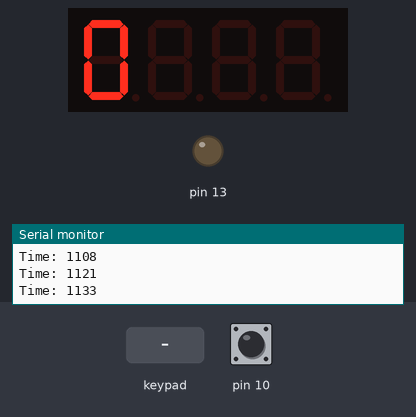
This sketch was run on a simulated Arduino Uno, built with avr-gcc and run on an emulated ATmega328P. Shown: 4-digit seven-segment display, output pins drawn as LEDs (lit = HIGH), the last lines printed to the serial monitor. Wiring (inferred from the signals the program sends): 4×4 keypad with keys 1 2 3 A 4 5 6 B 7 8 9 C * 0 # D (labels assumed): rows pin 2, pin 3, pin 4, pin 5; columns A0, A1, A2, A3. Inputs (shaded band) come from the test bench; at power-on: pin 10 HIGH. Pins used as bus, display or sensor lines are not drawn.

Above: at 1.2 s.
1.3 s: keypad keys 1 2 * pressed 0.4 s apart
At 2.5 s:
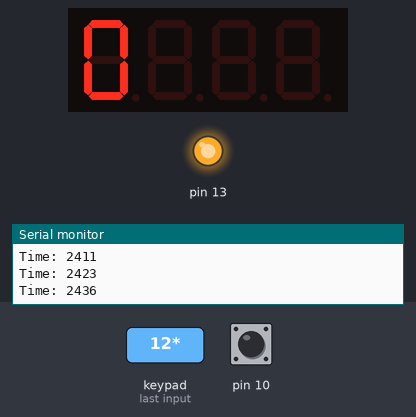
4.0 s: key '#' pressed
At 4.3 s:
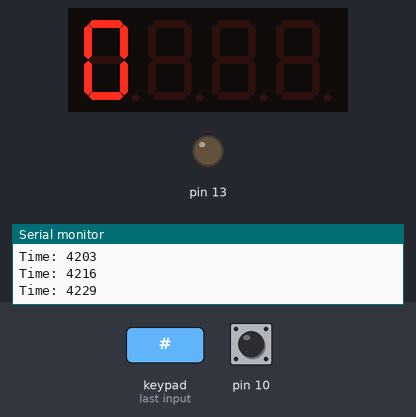
5.5 s: key '*' pressed
At 6.5 s:
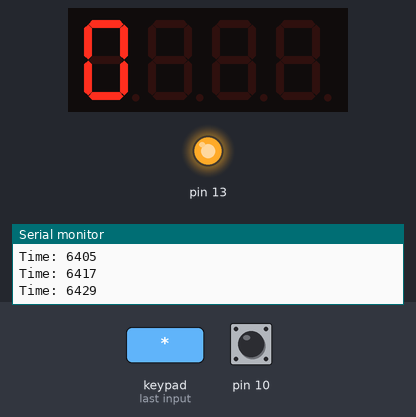
Timing chart, 0 to 8.5 s (numbered marks = the images above; inputs shaded):
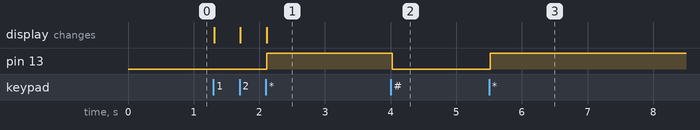

Measured:
- after the input at 1.3 s, pin 13: LOW → HIGH after 0.81 s; the display: first changes at once (image 1 shows a later state)
- after the input at 4.0 s, pin 13: HIGH → LOW at once
- after the input at 5.5 s, pin 13: LOW → HIGH at once

The sketch:

water_feb25a.ino
```cpp
#include "TM1637.h" // Подключаем библиотеку
#define CLK 11 // К этому пину подключаем CLK
#define DIO 12 // К этому пину подключаем DIO

TM1637  disp(CLK,DIO);
int     Button = 0;
boolean Button_Trigger = true;
boolean Keyboard_State = false;
int     Work_State = 0; // 0 - Ожидание ввода, 1 - Работа, 2 - Пауза/Выполнено.
boolean Display_Active = true;
boolean Display_Trigger = true;
int     Display = 0;
int     Limit = 0;
int     Count = 0;
boolean Pause_Trigger = false;
int     Pause_Counter = 0;
boolean Load_Trigger = true;
boolean Load_Active = false;
boolean Meter_Trigger = false;
long int Meter_Counter = 0;
boolean Meter_State = false;
boolean Meter_Impulse = false;
int     Time = 0;
int     Old_Time = 0;
unsigned long time;


////////////////////////////////////////////////////////////////////////////
// Функции
////////////////////////////////////////////////////////////////////////////

boolean Press_Digital_Button(){
  if ((Keyboard_State)&&(Button_Trigger)&&(Button < 10)){
    Button_Trigger = false;
    return true;} else return false;}

boolean Press_Star_Button(){
  if ((Keyboard_State)&&(Button_Trigger)&&(Button == 14)){
    Button_Trigger = false;
    return true;} else return false;}

boolean Press_Sharp_Button(){
  if ((Keyboard_State)&&(Button_Trigger)&&(Button == 15)){
    Button_Trigger = false;
    return true;} else return false;}

boolean Press_D_Button(){
  if ((Keyboard_State)&&(Button_Trigger)&&(Button == 13)){
    Button_Trigger = false;
    return true;} else return false;}

void Display_On(){
  Display_Active = true;
  Display_Trigger = true;}

void Display_Off(){
  Display_Active = false;
  Display_Trigger = true;}

void Display_Inverting(){
  Display_Active = !Display_Active;
  Display_Trigger = true;}

void Display_Print(long int Digit){
  Display = Digit;
  Display_Trigger = true;}

void Load_On(){
  Load_Active = true;
  Load_Trigger = true;}

void Load_Off(){
  Load_Active = false;
  Load_Trigger = true;}

////////////////////////////////////////////////////////////////////////////
// Начальные установки
////////////////////////////////////////////////////////////////////////////

void setup()
{
  Serial.begin(9600);
  // Устанавливаем яркость от 0 до 7
  disp.set(5);
  disp.init(D4056A);
  // Подтягивание входов к плюсу через резисторы
  pinMode (13, OUTPUT); // Светодиод
  pinMode (10, INPUT_PULLUP); // Счетчик
  pinMode (A0, INPUT_PULLUP);
  pinMode (A1, INPUT_PULLUP);
  pinMode (A2, INPUT_PULLUP);
  pinMode (A3, INPUT_PULLUP);
  pinMode (2, OUTPUT);
  pinMode (3, OUTPUT);
  pinMode (4, OUTPUT);
  pinMode (5, OUTPUT);
  digitalWrite(2,HIGH);
  digitalWrite(3,HIGH);
  digitalWrite(4,HIGH);
  digitalWrite(5,HIGH);}


////////////////////////////////////////////////////////////////////////////
////////////////////////////// Главный цикл ////////////////////////////////
////////////////////////////////////////////////////////////////////////////

void loop(){

  Serial.print("Time: ");
  time = millis();
  //выводит количество миллисекунд с момента начала выполнения программы
  Serial.println(time);

////////////////////////////////////////////////////////////////////////////
// Опрос клавиатуры
////////////////////////////////////////////////////////////////////////////

  Keyboard_State = false;

      //Serial.println(millis()-Time, DEC);
      //Time = millis();

    digitalWrite(2,LOW);
  if      (!digitalRead(A0)){Button = 1; Keyboard_State = true;}
  else if (!digitalRead(A1)){Button = 2; Keyboard_State = true;}
  else if (!digitalRead(A2)){Button = 3; Keyboard_State = true;}
  else if (!digitalRead(A3)){Button = 10;Keyboard_State = true;}
    digitalWrite(2,HIGH);

    digitalWrite(3,LOW);
  if      (!digitalRead(A0)){Button = 4; Keyboard_State = true;}
  else if (!digitalRead(A1)){Button = 5; Keyboard_State = true;}
  else if (!digitalRead(A2)){Button = 6; Keyboard_State = true;}
  else if (!digitalRead(A3)){Button = 11;Keyboard_State = true;}
    digitalWrite(3,HIGH);

    digitalWrite(4,LOW);
  if      (!digitalRead(A0)){Button = 7; Keyboard_State = true;}
  else if (!digitalRead(A1)){Button = 8; Keyboard_State = true;}
  else if (!digitalRead(A2)){Button = 9; Keyboard_State = true;}
  else if (!digitalRead(A3)){Button = 12;Keyboard_State = true;}
    digitalWrite(4,HIGH);

    digitalWrite(5,LOW);
  if      (!digitalRead(A0)){Button = 14;Keyboard_State = true;}
  else if (!digitalRead(A1)){Button = 0; Keyboard_State = true;}
  else if (!digitalRead(A2)){Button = 15;Keyboard_State = true;}
  else if (!digitalRead(A3)){Button = 13;Keyboard_State = true;}
    digitalWrite(5,HIGH);

  if ((!Keyboard_State)&&(!Button_Trigger)){Button_Trigger = true;}


////////////////////////////////////////////////////////////////////////////
// Состояние 0. Ввод данных
////////////////////////////////////////////////////////////////////////////

  if (Work_State == 0){

    if (Press_Digital_Button()&&(Display < 1000)){
      Display_Print(Display * 10 + Button);}

    if (Press_Sharp_Button()&&(Display > 0)){
      Display_Print(Display/10);}

    if (Press_Star_Button()&&(Display > 0)){
      Work_State = 1;
      Load_On();
      Limit = Display;
      Display_Print(0);}}

////////////////////////////////////////////////////////////////////////////
// Состояние 1. Работа
////////////////////////////////////////////////////////////////////////////

  if (Work_State == 1){

    //Meter_State = false;

    if (!digitalRead(10)) {Meter_Impulse = true;}
    else {Meter_Impulse = false;}

    if ((Meter_State)&&(Meter_Impulse)){Meter_Counter++; Meter_State = false;}
    if ((!Meter_State)&&(!Meter_Impulse)){Meter_State = true;}

    Display_Print((long int)Meter_Counter/408);
    //Serial.println("========");
    //Serial.println(Meter_Counter);
    //Serial.println(Display);
    if ((Display > (Limit - 1))||Press_Sharp_Button()){
      Work_State = 2;
      Load_Off();}}


////////////////////////////////////////////////////////////////////////////
// Состояние 2. Пауза/Выполнено
////////////////////////////////////////////////////////////////////////////

  if (Work_State == 2){

    Pause_Counter++;

    if (Pause_Counter == 3000){
      Pause_Counter = 0;
      Display_Inverting();}

    if ((Display < Limit)&&Press_Star_Button()){
      Display_On();
      Work_State = 1;
      Load_On();}

    if (Press_Sharp_Button()){
      Display_On();
      Display_Print(0);
      Limit = 0;
      Work_State = 0;
      Meter_Counter = 0;}}


////////////////////////////////////////////////////////////////////////////
// Управление дисплеем
////////////////////////////////////////////////////////////////////////////

 if ((Display_Active)&&(Display_Trigger)){
  disp.display(Display);
  Display_Trigger = false;}

 if ((!Display_Active)&&(Display_Trigger)){
  disp.clearDisplay();
  Display_Trigger = false;}

 if ((Load_Active)&&(Load_Trigger)){
  digitalWrite(13,HIGH);
  Load_Trigger = false;}

if ((!Load_Active)&&(Load_Trigger)){
  digitalWrite(13,LOW);
  Load_Trigger = false;}

}
```
